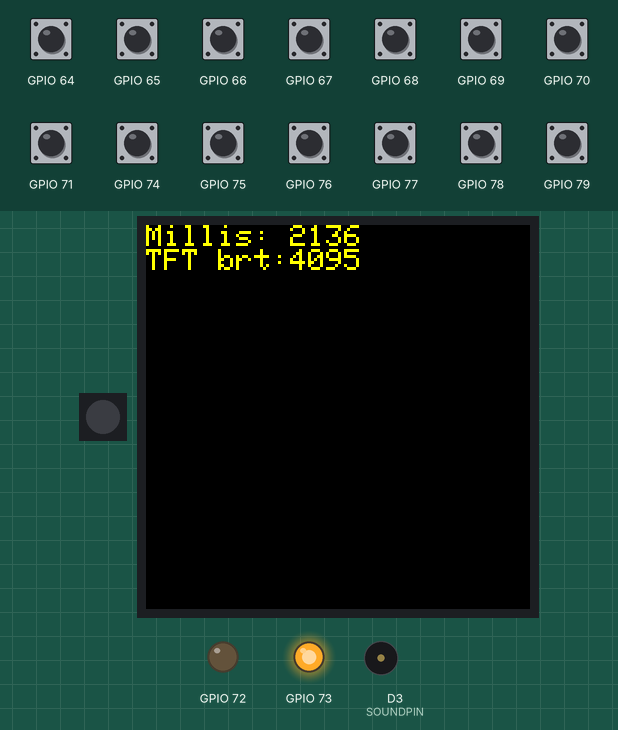
Bench run of a sketch on a simulated ESP8266 (Wemos D1 mini). Parts: 1 RGB LEDs in strip order, left to right, 128×128 colour display, output pins drawn as LEDs (lit = HIGH), buzzer (waves = sounding). Inputs (shaded band) come from the test bench; at power-on: GPIO 64–71, GPIO 74–79 HIGH. Dim RGB values are drawn brighter than linear; random numbers use the default seed unless the sketch sets one; pins used as bus, display or sensor lines are not drawn.

Above: at 2.2 s.
2.3 s: GPIO 64 pulled LOW for 0.25 s
At 2.46 s:
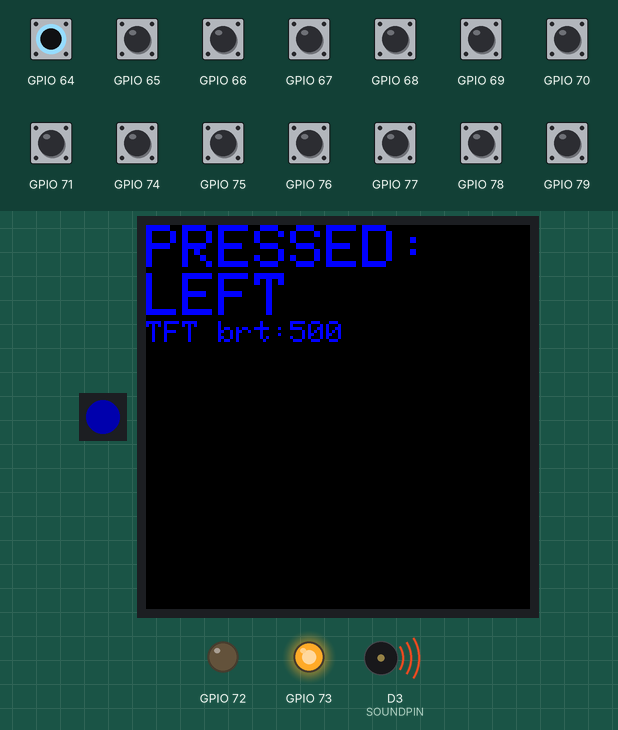
4.5 s: GPIO 65 pulled LOW for 0.25 s
At 4.67 s:
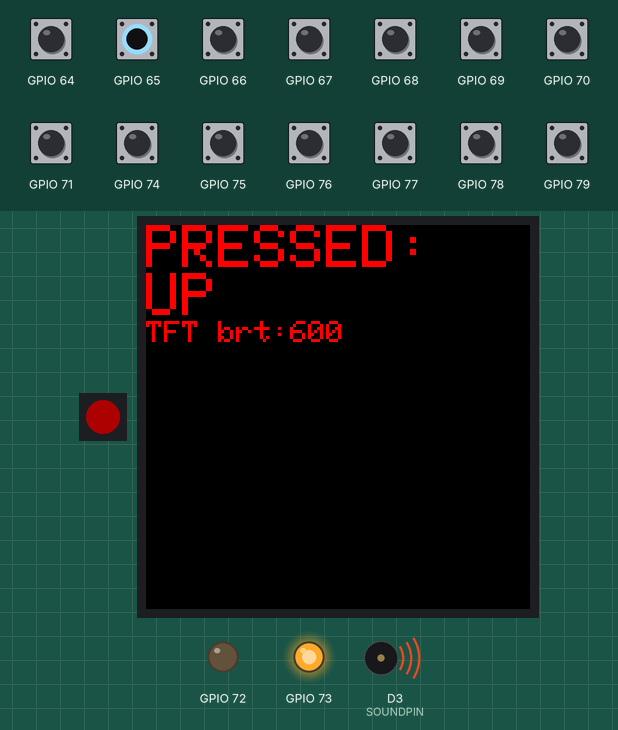
6.7 s: GPIO 66 pulled LOW for 0.25 s
At 6.88 s:
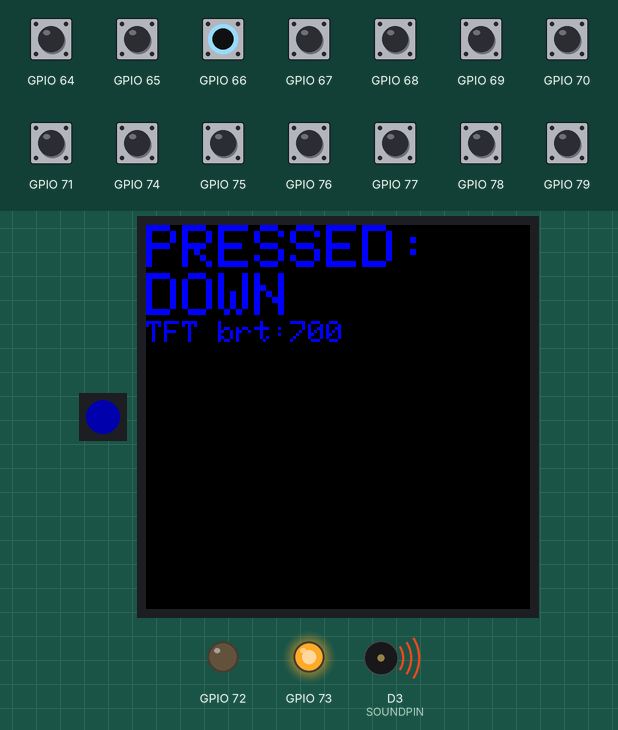
8.4 s: GPIO 67 pulled LOW for 0.25 s
At 8.65 s:
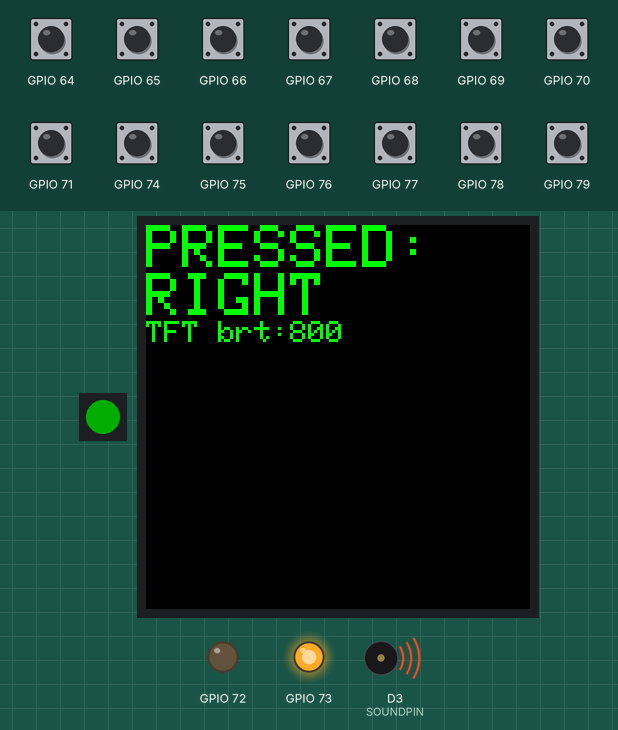
10.7 s: GPIO 68 pulled LOW for 0.25 s
At 10.85 s:
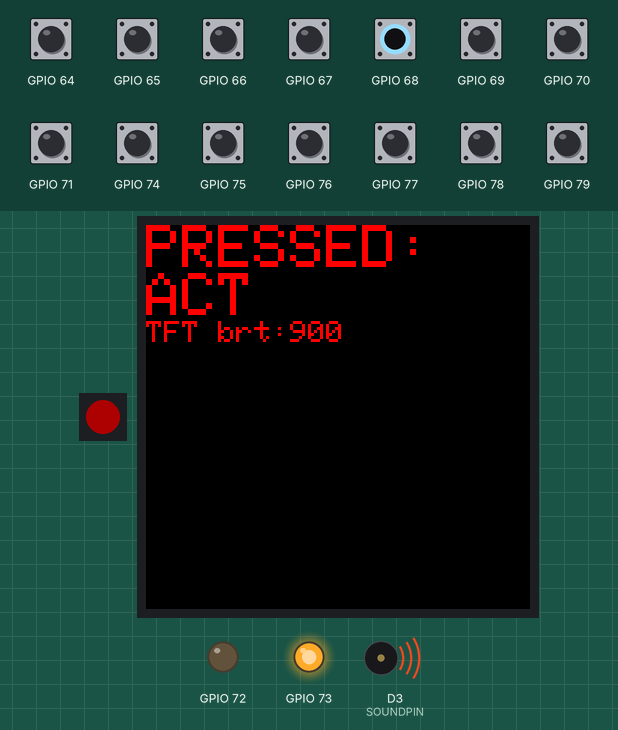
13.9 s: GPIO 69 pulled LOW for 0.25 s
At 14.16 s:
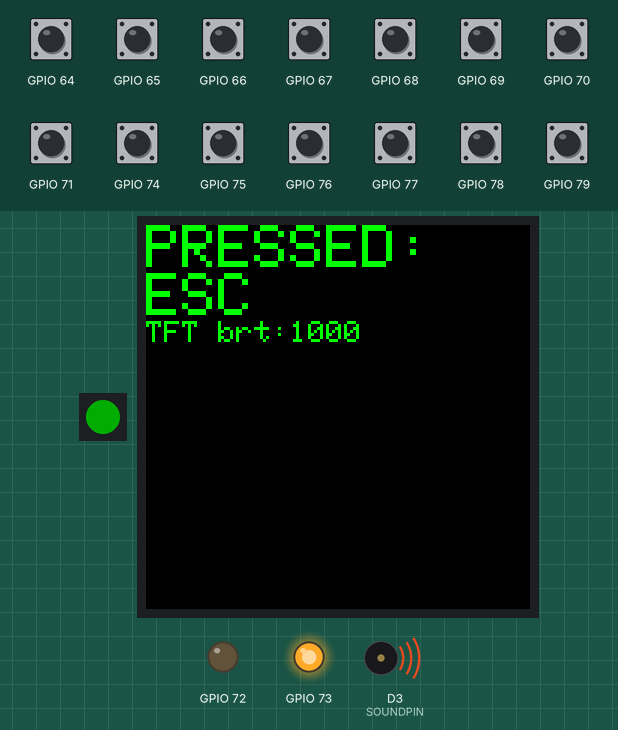
Timing chart, 0 to 16.6 s (numbered marks = the images above; inputs shaded):
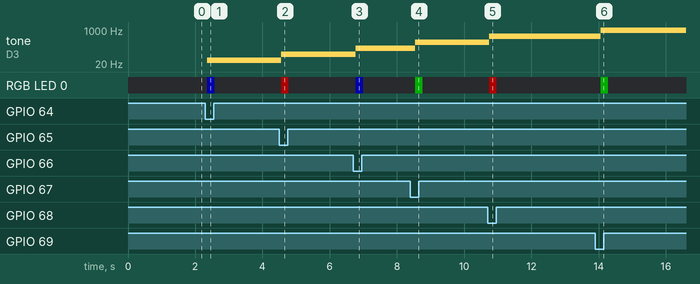

The sketch:

ESPboy_FristTest_AdafruitLibs.ino
```cpp
/*

ESPboy FIRST TEST - Adafruit libs only

Try "First test" to check your ESPboy hardware and start coding!
In this example we are using standard Adafruit Arduino IDE libraries

www.espboy.com project by RomanS - roman.sokolov@gmail.com (C) 2023

Preliminary actions:
- Install Arduino IDE https://www.arduino.cc/en/Main/Software
- Install the WeMos D1 mini ESP866 board to your Arduino IDE https://www.instructables.com/Wemos-ESP8266-Getting-Started-Guide-Wemos-101/
- Install all the libs for ESPboy from here https://github.com/ESPboy-edu/ESPboy_ArduinoIDE_Libraries
- Select the "LOLIN(WEMOS) D1 R2 & mini" board in the Arduino IDE and compile this code

Test ESPboy hardware:
- Power on
- 8 buttons
- Display TFT and its backlit
- RGB led
- Buzzer/Speaker

Have fun :)

*/


#include <Arduino.h>
#include <ESP8266WiFi.h>       //WiFi controll
#include <Adafruit_GFX.h>      //Core graphics library
#include <Adafruit_ST7735.h>   //Display ST7735
#include <Adafruit_NeoPixel.h> //RGB LED
#include <Adafruit_MCP4725.h>  //DAC backlti LCD control
#include <Adafruit_MCP23017.h> //GPIO extender (buttons and more)

#include <FS.h>
using fs::FS;

#define TFT_CS         -1
#define TFT_RST        -1
#define TFT_DC         16

#define MCP23017address 0 // actually it's 0x20 but in <Adafruit_MCP23017.h> lib there is (x|0x20) :)
#define MCP4725address 0x60

#define LEDPIN         D4
#define SOUNDPIN       D3
#define LEDLOCK        9
#define CSTFTPIN       8

#define PAD_LEFT        0x01
#define PAD_UP          0x02
#define PAD_DOWN        0x04
#define PAD_RIGHT       0x08
#define PAD_ACT         0x10
#define PAD_ESC         0x20
#define PAD_LFT         0x40
#define PAD_RGT         0x80
#define PAD_ANY         0xff

Adafruit_MCP23017 mcp;
Adafruit_MCP4725 dac;
Adafruit_ST7735 tft = Adafruit_ST7735(TFT_CS, TFT_DC, TFT_RST);
Adafruit_NeoPixel led(1, LEDPIN, NEO_GRB + NEO_KHZ800);


const uint8_t ESPboyLogo[] PROGMEM = {
  0x00, 0x00, 0x00, 0x00, 0x00, 0x00, 0x00, 0x00, 0x00, 0x00, 0x00, 0xE0,
  0x01, 0x00, 0x78, 0x00, 0x00, 0x00, 0x00, 0x00, 0xF0, 0x03, 0x00, 0xFC,
  0x00, 0x00, 0x00, 0x00, 0x00, 0xF0, 0x83, 0x1F, 0xFC, 0x00, 0x00, 0x00,
  0x00, 0x00, 0xD0, 0xC3, 0x3F, 0xF4, 0x00, 0x00, 0x00, 0x00, 0x00, 0xB0,
  0xE3, 0x7F, 0xEC, 0x00, 0x00, 0x00, 0x00, 0x00, 0xE0, 0xE1, 0x7F, 0x78,
  0x00, 0x00, 0x00, 0x00, 0x00, 0x00, 0xE0, 0x7F, 0x00, 0x00, 0x00, 0x00,
  0x00, 0x00, 0x00, 0xA0, 0x7F, 0x00, 0x00, 0x00, 0x00, 0x00, 0x00, 0x00,
  0xA0, 0x7F, 0x00, 0x00, 0x00, 0x00, 0x00, 0x00, 0x00, 0x20, 0x7F, 0x00,
  0x00, 0x00, 0x00, 0x00, 0x00, 0xE0, 0x41, 0x3E, 0x78, 0x00, 0x00, 0x00,
  0x00, 0x00, 0xF0, 0x83, 0x1F, 0xFC, 0x00, 0x00, 0x00, 0x00, 0x00, 0xF0,
  0x03, 0x00, 0xFC, 0x00, 0x00, 0x00, 0x00, 0x00, 0xD0, 0x03, 0x00, 0xF4,
  0x00, 0x00, 0x00, 0x00, 0x00, 0xB0, 0x03, 0x0F, 0xEC, 0x00, 0x00, 0x00,
  0x00, 0x00, 0xE0, 0x81, 0x1F, 0x78, 0x00, 0x00, 0x00, 0x00, 0x00, 0x00,
  0x80, 0x1F, 0x00, 0x00, 0x00, 0x00, 0x00, 0x00, 0x00, 0x80, 0x1E, 0x00,
  0x00, 0x00, 0x00, 0x00, 0x00, 0x00, 0x80, 0x1D, 0x00, 0x00, 0x00, 0x00,
  0x00, 0x00, 0xE0, 0x01, 0x0F, 0x78, 0x00, 0x00, 0x00, 0x00, 0x00, 0xF0,
  0x03, 0x00, 0xFC, 0x00, 0x00, 0x00, 0x00, 0x00, 0xF0, 0x03, 0x00, 0xFC,
  0x00, 0x00, 0x00, 0x00, 0x00, 0xD0, 0x03, 0x0F, 0xF4, 0x00, 0x00, 0x00,
  0x00, 0x00, 0xB0, 0x83, 0x1F, 0xEC, 0x00, 0x00, 0x00, 0x00, 0x00, 0xE0,
  0x81, 0x1F, 0x78, 0x00, 0x00, 0x00, 0x00, 0x00, 0x00, 0x80, 0x1E, 0x00,
  0x00, 0x00, 0x00, 0x00, 0x00, 0x00, 0x80, 0x1D, 0x00, 0x00, 0x00, 0x00,
  0x00, 0x00, 0x00, 0x00, 0x0F, 0x00, 0x00, 0x00, 0x00, 0x00, 0x00, 0x00,
  0x00, 0x00, 0x00, 0x00, 0x00, 0x00, 0x00, 0x00, 0x00, 0x00, 0x00, 0x00,
  0x00, 0x00, 0x00, 0x00, 0x00, 0x00, 0x00, 0x00, 0x00, 0x00, 0x00, 0x00,
  0x00, 0x00, 0x00, 0x00, 0x00, 0x00, 0x00, 0x00, 0x00, 0x00, 0x00, 0x00,
  0x1E, 0x80, 0x07, 0x00, 0x00, 0x00, 0x00, 0x00, 0x00, 0x3F, 0xC0, 0x0F,
  0x00, 0x00, 0x00, 0x00, 0x00, 0x00, 0x3F, 0xC0, 0x0F, 0x00, 0x00, 0x00,
  0x00, 0x00, 0x00, 0x3D, 0x40, 0x0F, 0x00, 0x00, 0x00, 0x00, 0x00, 0x00,
  0x3B, 0xC0, 0x0E, 0x00, 0x00, 0x00, 0x00, 0x00, 0x00, 0x1E, 0x80, 0x07,
  0x00, 0x00, 0x00, 0x00, 0x00, 0x00, 0x00, 0x00, 0x00, 0x00, 0x00, 0x00,
  0x00, 0x00, 0x80, 0x07, 0x00, 0x3C, 0x00, 0x00, 0x00, 0x00, 0x00, 0xC0,
  0x0F, 0x00, 0x7E, 0x00, 0x00, 0x00, 0x00, 0x00, 0xC0, 0x0F, 0x00, 0x7E,
  0x00, 0x00, 0x00, 0x00, 0x00, 0x40, 0x0F, 0x00, 0x7A, 0x00, 0x00, 0x00,
  0x00, 0x00, 0xC0, 0x0E, 0x00, 0x76, 0x00, 0x00, 0x00, 0x00, 0x00, 0x80,
  0x07, 0x00, 0x3C, 0x00, 0x00, 0x00, 0x00, 0x00, 0x00, 0x00, 0x00, 0x00,
  0x00, 0x00, 0x00, 0x00, 0xFF, 0xFF, 0xFF, 0xFF, 0xFF, 0xFF, 0x1F, 0x00,
  0x00, 0xFF, 0xFF, 0xFF, 0xFF, 0xFF, 0xFF, 0x1F, 0x00, 0x00, 0xFF, 0xFF,
  0xFF, 0xFF, 0xFF, 0xFF, 0x1F, 0x00, 0x00, 0x00, 0x00, 0x00, 0x00, 0x00,
  0x00, 0x00, 0x00, 0x00, 0x00, 0x00, 0x00, 0x00, 0x00, 0x00, 0x00, 0x00,
  0x00, 0xE0, 0xE7, 0xF7, 0x33, 0x00, 0x00, 0x00, 0x00, 0x00, 0xE0, 0xF7,
  0xF7, 0x37, 0x00, 0x00, 0x00, 0x00, 0x00, 0xE0, 0x30, 0x30, 0xF6, 0xF1,
  0xCC, 0x00, 0x00, 0x00, 0xE0, 0xF3, 0x31, 0xF6, 0xFB, 0xCD, 0x00, 0x00,
  0x00, 0xE0, 0xE3, 0xF3, 0x37, 0x9B, 0xCD, 0x00, 0x00, 0x00, 0xE0, 0xC0,
  0xF7, 0x33, 0x9B, 0xCD, 0x00, 0x00, 0x00, 0xE0, 0x00, 0x36, 0x30, 0x9B,
  0xCD, 0x00, 0x00, 0x00, 0xE0, 0xF7, 0x37, 0xF0, 0xFB, 0xFD, 0x00, 0x00,
  0x00, 0xE0, 0xF7, 0x33, 0xF0, 0xF1, 0xF8, 0x00, 0x00, 0x00, 0x00, 0x00,
  0x00, 0x00, 0x00, 0xC0, 0x00, 0x00, 0x00, 0x00, 0x00, 0x00, 0x00, 0x00,
  0xF8, 0x00, 0x00, 0x00, 0x00, 0x00, 0x00, 0x00, 0x00, 0x78, 0x00, 0x00,
};


uint8_t ESPboyGetKeys() { return (~mcp.readGPIOAB() & 255); }

int8_t isDAC;

void setup() {
  Serial.begin(115200); //serial init
  WiFi.mode(WIFI_OFF); // to safe battery power

//DAC backlit LCD control init
  dac.begin(MCP4725address);
  delay (100);
  dac.setVoltage(0, false); //LCD backlit off

//mcp23017 init
  mcp.begin(MCP23017address);

//buttons init
  for (int i=0;i<8;i++){
     mcp.pinMode(i, INPUT);
     mcp.pullUp(i, HIGH);}

//LED init
  pinMode(LEDPIN, OUTPUT);
  mcp.pinMode(LEDLOCK, OUTPUT);
  mcp.digitalWrite(LEDLOCK, HIGH);
  led.begin();
  led.clear();
  led.show();

//sound init
  pinMode(SOUNDPIN, OUTPUT);

//display init
  mcp.pinMode(CSTFTPIN, OUTPUT);
  mcp.digitalWrite(CSTFTPIN, LOW);
  tft.initR(INITR_144GREENTAB);
  tft.fillScreen(ST77XX_BLACK);

//draw logo
  tft.drawXBitmap(30, 24, ESPboyLogo, 68, 64, ST77XX_YELLOW);
  const char toPrint[] = {"First test"};
  tft.setCursor((128-(strlen(toPrint)*6))/2, 102);
  tft.setTextColor(ST77XX_YELLOW);
  tft.print(toPrint);

//LCD backlit fading on
  for (uint16_t bcklt=300; bcklt<2500; bcklt+=30){
    dac.setVoltage(bcklt, false);
    delay(10);}

  isDAC = dac.setVoltage(4095, false);  //set max LCD backlit
  tft.fillScreen(ST77XX_BLACK); //clear display
}


void loop(){
 static uint8_t keypressed;
 static uint8_t rnd;
 static uint16_t lcdbright = 4095;

 keypressed=ESPboyGetKeys();

 if (keypressed){
    if (rnd==0) {
      led.setPixelColor(0, led.Color(50, 0, 0));
      tft.setTextColor(ST77XX_RED);}
    if (rnd==1) {
      led.setPixelColor(0, led.Color(0, 50, 0));
      tft.setTextColor(ST77XX_GREEN); }
    if (rnd==2) {
      led.setPixelColor(0, led.Color(0, 0, 50));
      tft.setTextColor(ST77XX_BLUE); }

    tft.setCursor(0, 0);
    tft.setTextSize(2);

    tft.println("PRESSED:");
    if (keypressed&PAD_LEFT)  tft.println("LEFT ");
    if (keypressed&PAD_RIGHT) tft.println("RIGHT");
    if (keypressed&PAD_UP)    tft.println("UP   ");
    if (keypressed&PAD_DOWN)  tft.println("DOWN ");
    if (keypressed&PAD_ACT)   tft.println("ACT  ");
    if (keypressed&PAD_ESC)   tft.println("ESC  ");
    if (keypressed&PAD_RGT)   tft.println("RGT  ");
    if (keypressed&PAD_LFT)   tft.println("LFT  ");

    tone(SOUNDPIN,keypressed*30);

    lcdbright += 100;
    if (lcdbright > 4000) lcdbright = 500;
    isDAC = dac.setVoltage(lcdbright, false);
    tft.setTextSize(1);
    tft.print("TFT brt:");
    if (isDAC) tft.println(lcdbright);
    else tft.println(" NO DAC");
 }

 else{
    rnd = random(0,3);
    noTone(SOUNDPIN);
    led.clear();
    tft.setCursor(0, 0);
    tft.setTextSize(1);
    tft.print("Millis: ");
    tft.println(millis());
    tft.setCursor(0, 8);
    tft.print("TFT brt:");
    if (isDAC) tft.println(lcdbright);
    else tft.println(" NO DAC");
}

 led.show();
 digitalWrite(2,HIGH);
 delay(200);
 tft.fillScreen(ST77XX_BLACK);
}
```

Measured:
- after the input at 2.3 s, tone on D3 (SOUNDPIN): silent → 30 Hz after 0.06 s
- after the input at 4.5 s, tone on D3 (SOUNDPIN): 30 Hz → 60 Hz after 0.07 s
- after the input at 6.7 s, tone on D3 (SOUNDPIN): 60 Hz → 120 Hz after 0.07 s
- after the input at 8.4 s, tone on D3 (SOUNDPIN): 120 Hz → 240 Hz after 0.14 s
- after the input at 10.7 s, tone on D3 (SOUNDPIN): 240 Hz → 480 Hz after 0.05 s
- after the input at 13.9 s, tone on D3 (SOUNDPIN): 480 Hz → 960 Hz after 0.16 s
